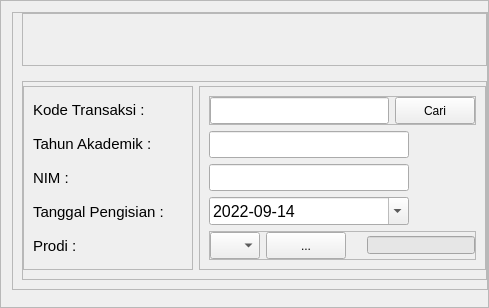
            <widget class="QFrame" name="frame_8">
             <property name="maximumSize">
              <size>
               <width>550</width>
               <height>16777215</height>
              </size>
             </property>
             <property name="frameShape">
              <enum>QFrame::StyledPanel</enum>
             </property>
             <property name="frameShadow">
              <enum>QFrame::Raised</enum>
             </property>
             <layout class="QVBoxLayout" name="verticalLayout_9">
              <property name="rightMargin">
               <number>0</number>
              </property>
              <item>
               <widget class="QFrame" name="frame_16">
                <property name="sizePolicy">
                 <sizepolicy hsizetype="Expanding" vsizetype="Expanding">
                  <horstretch>0</horstretch>
                  <verstretch>0</verstretch>
                 </sizepolicy>
                </property>
                <property name="frameShape">
                 <enum>QFrame::StyledPanel</enum>
                </property>
                <property name="frameShadow">
                 <enum>QFrame::Raised</enum>
                </property>
                <layout class="QVBoxLayout" name="verticalLayout_13">
                 <property name="spacing">
                  <number>15</number>
                 </property>
                 <property name="topMargin">
                  <number>0</number>
                 </property>
                 <property name="rightMargin">
                  <number>0</number>
                 </property>
                 <item>
                  <widget class="QFrame" name="frame_81">
                   <property name="minimumSize">
                    <size>
                     <width>0</width>
                     <height>53</height>
                    </size>
                   </property>
                   <property name="styleSheet">
                    <string notr="true">#frame_82{
background-color:rgb(204,204,204);
border-radius:2px;
}</string>
                   </property>
                   <property name="frameShape">
                    <enum>QFrame::StyledPanel</enum>
                   </property>
                   <property name="frameShadow">
                    <enum>QFrame::Raised</enum>
                   </property>
                   <layout class="QHBoxLayout" name="horizontalLayout_84">
                    <property name="leftMargin">
                     <number>0</number>
                    </property>
                    <property name="topMargin">
                     <number>0</number>
                    </property>
                    <property name="bottomMargin">
                     <number>0</number>
                    </property>
                   </layout>
                  </widget>
                 </item>
                 <item>
                  <widget class="QFrame" name="frame_80">
                   <property name="frameShape">
                    <enum>QFrame::StyledPanel</enum>
                   </property>
                   <property name="frameShadow">
                    <enum>QFrame::Raised</enum>
                   </property>
                   <layout class="QHBoxLayout" name="horizontalLayout">
                    <property name="leftMargin">
                     <number>0</number>
                    </property>
                    <property name="topMargin">
                     <number>4</number>
                    </property>
                    <property name="rightMargin">
                     <number>0</number>
                    </property>
                    <item>
                     <widget class="QFrame" name="frame_4">
                      <property name="sizePolicy">
                       <sizepolicy hsizetype="Preferred" vsizetype="Preferred">
                        <horstretch>0</horstretch>
                        <verstretch>0</verstretch>
                       </sizepolicy>
                      </property>
                      <property name="minimumSize">
                       <size>
                        <width>170</width>
                        <height>0</height>
                       </size>
                      </property>
                      <property name="maximumSize">
                       <size>
                        <width>16777215</width>
                        <height>16777215</height>
                       </size>
                      </property>
                      <property name="font">
                       <font>
                        <family>Segoe UI Symbol</family>
                        <pointsize>9</pointsize>
                       </font>
                      </property>
                      <property name="frameShape">
                       <enum>QFrame::StyledPanel</enum>
                      </property>
                      <property name="frameShadow">
                       <enum>QFrame::Raised</enum>
                      </property>
                      <layout class="QVBoxLayout" name="verticalLayout_6">
                       <item>
                        <widget class="QLabel" name="label_4">
                         <property name="font">
                          <font>
                           <pointsize>11</pointsize>
                          </font>
                         </property>
                         <property name="text">
                          <string>Kode Transaksi :</string>
                         </property>
                        </widget>
                       </item>
                       <item>
                        <widget class="QLabel" name="label_2">
                         <property name="font">
                          <font>
                           <pointsize>11</pointsize>
                          </font>
                         </property>
                         <property name="text">
                          <string>Tahun Akademik :</string>
                         </property>
                        </widget>
                       </item>
                       <item>
                        <widget class="QLabel" name="label_15">
                         <property name="font">
                          <font>
                           <pointsize>11</pointsize>
                          </font>
                         </property>
                         <property name="text">
                          <string>NIM :</string>
                         </property>
                        </widget>
                       </item>
                       <item>
                        <widget class="QLabel" name="label_8">
                         <property name="font">
                          <font>
                           <pointsize>11</pointsize>
                          </font>
                         </property>
                         <property name="text">
                          <string>Tanggal Pengisian :</string>
                         </property>
                        </widget>
                       </item>
                       <item>
                        <widget class="QLabel" name="label_16">
                         <property name="font">
                          <font>
                           <pointsize>11</pointsize>
                          </font>
                         </property>
                         <property name="text">
                          <string>Prodi :</string>
                         </property>
                        </widget>
                       </item>
                      </layout>
                     </widget>
                    </item>
                    <item>
                     <widget class="QFrame" name="frame_6">
                      <property name="frameShape">
                       <enum>QFrame::StyledPanel</enum>
                      </property>
                      <property name="frameShadow">
                       <enum>QFrame::Raised</enum>
                      </property>
                      <layout class="QVBoxLayout" name="verticalLayout_7">
                       <item>
                        <widget class="QFrame" name="frame_13">
                         <property name="frameShape">
                          <enum>QFrame::StyledPanel</enum>
                         </property>
                         <property name="frameShadow">
                          <enum>QFrame::Raised</enum>
                         </property>
                         <layout class="QHBoxLayout" name="horizontalLayout_9">
                          <property name="leftMargin">
                           <number>0</number>
                          </property>
                          <property name="topMargin">
                           <number>0</number>
                          </property>
                          <property name="rightMargin">
                           <number>0</number>
                          </property>
                          <property name="bottomMargin">
                           <number>0</number>
                          </property>
                          <item>
                           <widget class="QLineEdit" name="txtKodeTransaksi">
                            <property name="minimumSize">
                             <size>
                              <width>100</width>
                              <height>0</height>
                             </size>
                            </property>
                            <property name="maximumSize">
                             <size>
                              <width>200</width>
                              <height>16777215</height>
                             </size>
                            </property>
                            <property name="font">
                             <font>
                              <pointsize>12</pointsize>
                             </font>
                            </property>
                           </widget>
                          </item>
                          <item alignment="Qt::AlignLeft">
                           <widget class="QPushButton" name="btnCariKrs">
                            <property name="minimumSize">
                             <size>
                              <width>44</width>
                              <height>10</height>
                             </size>
                            </property>
                            <property name="maximumSize">
                             <size>
                              <width>16777215</width>
                              <height>30</height>
                             </size>
                            </property>
                            <property name="text">
                             <string>Cari</string>
                            </property>
                           </widget>
                          </item>
                         </layout>
                        </widget>
                       </item>
                       <item>
                        <widget class="QLineEdit" name="txtTahunAkademik">
                         <property name="minimumSize">
                          <size>
                           <width>100</width>
                           <height>0</height>
                          </size>
                         </property>
                         <property name="maximumSize">
                          <size>
                           <width>200</width>
                           <height>16777215</height>
                          </size>
                         </property>
                         <property name="font">
                          <font>
                           <pointsize>12</pointsize>
                          </font>
                         </property>
                        </widget>
                       </item>
                       <item>
                        <widget class="QLineEdit" name="txtNim">
                         <property name="minimumSize">
                          <size>
                           <width>100</width>
                           <height>0</height>
                          </size>
                         </property>
                         <property name="maximumSize">
                          <size>
                           <width>200</width>
                           <height>16777215</height>
                          </size>
                         </property>
                         <property name="font">
                          <font>
                           <pointsize>12</pointsize>
                          </font>
                         </property>
                        </widget>
                       </item>
                       <item>
                        <widget class="QDateEdit" name="txtTanggal">
                         <property name="minimumSize">
                          <size>
                           <width>100</width>
                           <height>0</height>
                          </size>
                         </property>
                         <property name="maximumSize">
                          <size>
                           <width>200</width>
                           <height>16777215</height>
                          </size>
                         </property>
                         <property name="font">
                          <font>
                           <pointsize>12</pointsize>
                          </font>
                         </property>
                         <property name="dateTime">
                          <datetime>
                           <hour>0</hour>
                           <minute>0</minute>
                           <second>0</second>
                           <year>2022</year>
                           <month>9</month>
                           <day>14</day>
                          </datetime>
                         </property>
                         <property name="minimumDate">
                          <date>
                           <year>2022</year>
                           <month>1</month>
                           <day>1</day>
                          </date>
                         </property>
                         <property name="displayFormat">
                          <string>yyyy-MM-dd</string>
                         </property>
                         <property name="calendarPopup">
                          <bool>true</bool>
                         </property>
                        </widget>
                       </item>
                       <item>
                        <widget class="QFrame" name="frame_83">
                         <property name="frameShape">
                          <enum>QFrame::StyledPanel</enum>
                         </property>
                         <property name="frameShadow">
                          <enum>QFrame::Raised</enum>
                         </property>
                         <layout class="QHBoxLayout" name="horizontalLayout_87">
                          <property name="leftMargin">
                           <number>0</number>
                          </property>
                          <property name="topMargin">
                           <number>0</number>
                          </property>
                          <property name="rightMargin">
                           <number>0</number>
                          </property>
                          <property name="bottomMargin">
                           <number>0</number>
                          </property>
                          <item>
                           <widget class="QComboBox" name="cboKodeProdi">
                            <property name="minimumSize">
                             <size>
                              <width>50</width>
                              <height>0</height>
                             </size>
                            </property>
                            <property name="maximumSize">
                             <size>
                              <width>50</width>
                              <height>16777215</height>
                             </size>
                            </property>
                            <property name="font">
                             <font>
                              <pointsize>12</pointsize>
                             </font>
                            </property>
                            <item>
                             <property name="text">
                              <string/>
                             </property>
                            </item>
                           </widget>
                          </item>
                          <item alignment="Qt::AlignLeft">
                           <widget class="QPushButton" name="btnCariProdi">
                            <property name="minimumSize">
                             <size>
                              <width>44</width>
                              <height>10</height>
                             </size>
                            </property>
                            <property name="maximumSize">
                             <size>
                              <width>16777215</width>
                              <height>30</height>
                             </size>
                            </property>
                            <property name="text">
                             <string>...</string>
                            </property>
                           </widget>
                          </item>
                          <item>
                           <widget class="QLineEdit" name="txtProdi">
                            <property name="enabled">
                             <bool>true</bool>
                            </property>
                            <property name="minimumSize">
                             <size>
                              <width>100</width>
                              <height>0</height>
                             </size>
                            </property>
                            <property name="maximumSize">
                             <size>
                              <width>192</width>
                              <height>16777215</height>
                             </size>
                            </property>
                            <property name="font">
                             <font>
                              <pointsize>8</pointsize>
                             </font>
                            </property>
                            <property name="styleSheet">
                             <string notr="true">#txtProdi{
background-color:rgb(230,230,230);
margin-left:15px;
}</string>
                            </property>
                           </widget>
                          </item>
                         </layout>
                        </widget>
                       </item>
                      </layout>
                     </widget>
                    </item>
                   </layout>
                  </widget>
                 </item>
                </layout>
               </widget>
              </item>
              <item>
               <widget class="QFrame" name="frame_17">
                <property name="sizePolicy">
                 <sizepolicy hsizetype="Preferred" vsizetype="Expanding">
                  <horstretch>0</horstretch>
                  <verstretch>0</verstretch>
                 </sizepolicy>
                </property>
                <property name="frameShape">
                 <enum>QFrame::StyledPanel</enum>
                </property>
                <property name="frameShadow">
                 <enum>QFrame::Raised</enum>
                </property>
               </widget>
              </item>
             </layout>
            </widget>
